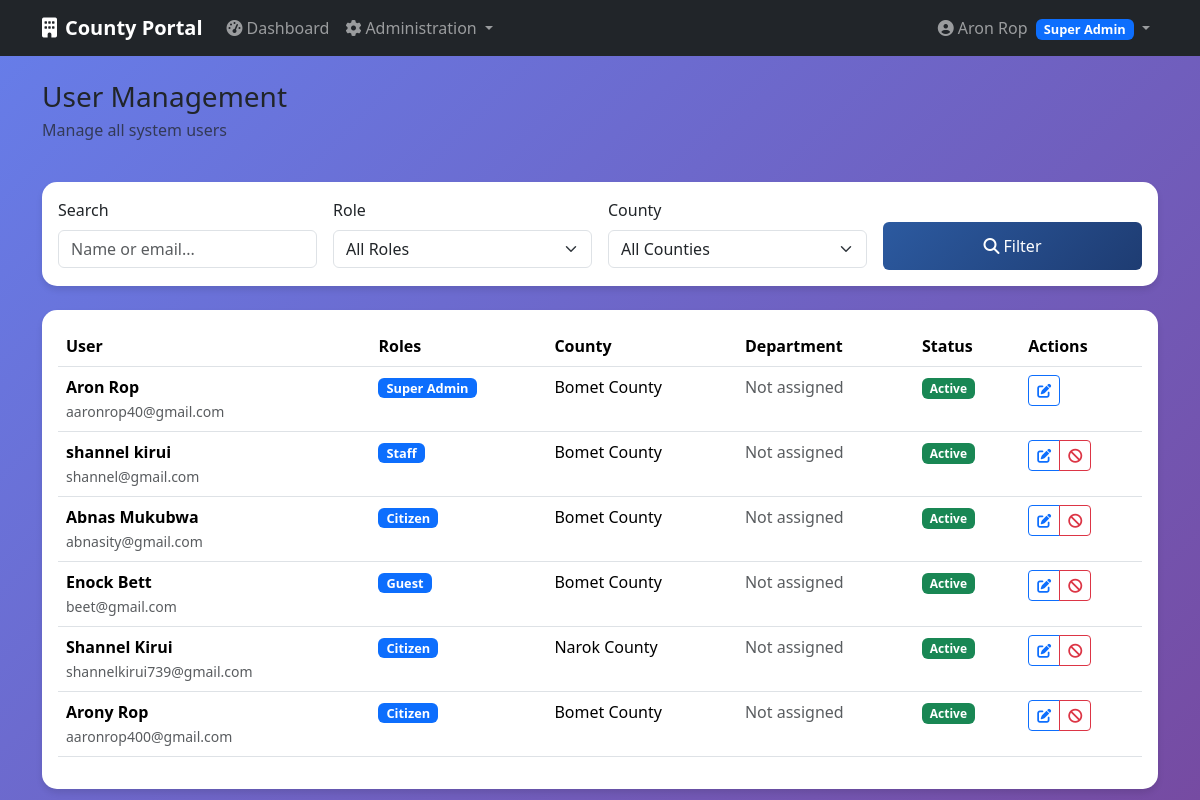
The app's page /auth/users (signed in) with its own data.
### app/models/user.py (models this page shows, shortened)
class User(db.Model, UserMixin):
    __tablename__ = 'users'
    id = db.Column(db.Integer, primary_key=True)
    email = db.Column(db.String(255), unique=True, nullable=False)
    password = db.Column(db.String(128), nullable=False)
    first_name = db.Column(db.String(100))
    last_name = db.Column(db.String(100))
    phone = db.Column(db.String(20))
    active = db.Column(db.Boolean(), default=True)
    confirmed_at = db.Column(db.DateTime())
    created_at = db.Column(db.DateTime(), default=db.func.current_timestamp())
    fs_uniquifier = db.Column(db.String(64), unique=True, nullable=False, default=lambda: str(uuid.uuid4()))
    county_id = db.Column(db.Integer, db.ForeignKey('counties.id'))
    department_id = db.Column(db.Integer, db.ForeignKey('departments.id'))
    last_login_at = db.Column(db.DateTime())
    current_login_at = db.Column(db.DateTime())
    last_login_ip = db.Column(db.String(45))
    current_login_ip = db.Column(db.String(45))
    login_count = db.Column(db.Integer, default=0)
    roles = db.relationship('Role', secondary=roles_users, backref=db.backref('users', lazy='dynamic'))
    def full_name(self):
        if self.first_name and self.last_name:
            return f"{self.first_name} {self.last_name}"
        return self.email.split('@')[0] #Fallback if the user dont provide first_name or last_name or both
    def has_role(self, role_name):
        return any(role.name == role_name for role in self.roles)

class Role(db.Model, RoleMixin):
    __tablename__ = 'roles'
    id = db.Column(db.Integer, primary_key=True)
    name = db.Column(db.String(80), unique=True, nullable=False)
    description = db.Column(db.String(255), nullable=True)

### app/models/county.py (models this page shows, shortened)
class County(db.Model):
        __tablename__ = 'counties'
        id = db.Column(db.Integer, primary_key=True)
        name = db.Column(db.String(100), unique=True, nullable=False)
        code = db.Column(db.String(10), unique=True, nullable=False)
        description = db.Column(db.Text)
        active = db.Column(db.Boolean, default=True)
        created_at = db.Column(db.DateTime, default=datetime.utcnow)
        users = db.relationship('User', backref='county', lazy='dynamic')
        departments = db.relationship('Department', backref='county',lazy='dynamic')

### app/auth/routes.py (the view)
@auth_bp.route('/users')
@login_required
@roles_required(UserRoles.SUPER_ADMIN)
def users():
    page = request.args.get('page', 1, type=int)
    search = request.args.get('search', '', type=str)
    role_filter = request.args.get('role', '', type=str)
    county_filter = request.args.get('county', '', type=str)
    query = User.query
    if search:
        query = query.filter(
            (User.email.contains(search)) |
            (User.first_name.contains(search)) |
            (User.last_name.contains(search))
        )
    if role_filter:
        role = Role.query.filter_by(name=role_filter).first()
        if role:
            query = query.filter(User.roles.contains(role))
    if county_filter:
        query = query.filter_by(county_id=county_filter)
    users = query.paginate(
        page=page, per_page=20, error_out=False
    )
    roles = Role.query.all()
    counties = County.query.filter_by(active=True).all()
    return render_template('auth/users.html',
                            users=users,
                            roles=roles,
                            counties=counties,
                            current_search=search,
                            current_role=role_filter,
                            current_county=county_filter)

### app/templates/auth/users.html (shortened to what this page needs)
{% extends "base.html" %}
    {% block content %}
    <div class="row">
        <div class="col-12">
            <div class="d-flex justify-content-between align-items-center mb-4">
                <div>
                    <h1 class="h3 mb-1">User Management</h1>
                    <p class="text-muted">Manage all system users</p>
                </div>
            </div>
        </div>
    </div>
    <div class="card dashboard-card mb-4">
        <div class="card-body">
            <form method="GET" class="row g-3">
                <div class="col-md-3">
                    <label for="search" class="form-label">Search</label>
                    <input type="text" class="form-control" id="search" name="search"
                           value="{{ current_search }}" placeholder="Name or email...
  ">
                </div>
                <div class="col-md-3">
                    <label for="role" class="form-label">Role</label>
                    <select class="form-select" id="role" name="role">
                        <option value="">All Roles</option>
                    </select>
                </div>
                <div class="col-md-3">
                    <label for="county" class="form-label">County</label>
                    <select class="form-select" id="county" name="county">
                        <option value="">All Counties</option>
                    </select>
                </div>
                <div class="col-md-3">
                    <label>&nbsp;</label>
                    <div class="d-grid">
                        <button type="submit" class="btn btn-primary">
                            <i class="fas fa-search me-1"></i>Filter
                        </button>
                    </div>
                </div>
            </form>
        </div>
    </div>
    <div class="card dashboard-card">
        <div class="card-body">
            <div class="table-responsive">
                <table class="table table-hover">
                    <thead>
                        <tr>
                            <th>User</th>
                            <th>Roles</th>
                            <th>County</th>
                            <th>Department</th>
                            <th>Status</th>
                            <th>Actions</th>
                        </tr>
                    </thead>
                    <tbody>
                        {% for user in users.items %}
                        <tr>
                            <td>
                                <div>
                                    <strong>{{ user.full_name() }}</strong><br>
                                    <small class="text-muted">{{ user.email
  }}</small>
                                </div>
                            </td>
                            <td>
                                {% for role in user.roles %}
                                <span class="badge bg-primary role-badge">{{ role.
  name.replace('_', ' ').title() }}</span>
                                {% endfor %}
                            </td>
                            <td>
                                {% if user.county %}
                                {{ user.county.name }}
                                {% else %}
                                <span class="text-muted">Not assigned</span>
                                {% endif %}
                            </td>
                            <td>
                                {% if user.department %}
                                {{ user.department.name }}
                                {% else %}
                                <span class="text-muted">Not assigned</span>
                                {% endif %}
                            </td>
                            <td>
                                <span class="badge bg-{{ 'success' if user.active else 'danger' }}">
                                    {{ 'Active' if user.active else 'Inactive' }}
                                </span>
                            </td>
                            <td>
                                <div class="btn-group btn-group-sm">
                                    <a href="{{ url_for('auth_bp.edit_user', user_id=user.id) }}"
                                       class="btn btn-outline-primary">
                                        <i class="fas fa-edit"></i>
                                    </a>
                                    {% if user.id != current_user.id %}
                                    <button class="btn btn-outline-{{ 'danger' if user.active else 'success' }}" onclick="toggleUserStatus({{ user.id }})">
                                        <i class="fas fa-{{ 'ban' if user.active else 'check' }}"></i>
                                    </button>
                                    {% endif %}
                                </div>
                            </td>
                        </tr>
                        {% endfor %}
                    </tbody>
                </table>
            </div>
        </div>
    </div>
    {% endblock %}

### app/templates/base.html (shortened to what this page needs)
<!DOCTYPE html>
    <html lang="en">
    <head>
        <link href="https://cdn.jsdelivr.net/npm/bootstrap@5.3.2/dist/css/bootstrap.min.css" rel="stylesheet">
        <link href="https://cdnjs.cloudflare.com/ajax/libs/font-awesome/6.4.0/css/all.min.css" rel="stylesheet">
    </head>
    <body>
        <nav class="navbar navbar-expand-lg navbar-dark bg-dark">
            <div class="container">
                <a class="navbar-brand" href="{{ url_for('main_bp.index') }}">
                    <i class="fas fa-building me-2"></i>County Portal
                </a>
                {% if current_user.is_authenticated %}
                <div class="collapse navbar-collapse" id="navbarNav">
                    <ul class="navbar-nav me-auto">
                        <li class="nav-item">
                            <a class="nav-link" href="{{ url_for('main_bp.dashboard') }}">
                                <i class="fas fa-tachometer-alt me-1"></i>Dashboard
                            </a>
                        </li>
                        {% if current_user.has_role('super_admin') %}
                        <li class="nav-item dropdown">
                            <a class="nav-link dropdown-toggle" href="#" id="adminDropdown" role="button" data-bs-toggle="dropdown">
                                <i class="fas fa-cog me-1"></i>Administration
                            </a>
                        </li>
                        {% endif %}
                    </ul>
                    <ul class="navbar-nav">
                        <li class="nav-item dropdown">
                            <a class="nav-link dropdown-toggle" href="#" id="userDropdown" role="button" data-bs-toggle="dropdown">
                                <i class="fas fa-user-circle me-1"></i>{{ current_user.full_name() }}
                                {% for role in current_user.roles %}
                                <span class="badge bg-primary role-badge ms-1">{{ role.name.replace('_', ' ').title() }}</span>
                                {% endfor %}
                            </a>
                        </li>
                    </ul>
                </div>
                {% else %}
                <div class="d-flex">
                    <a href="{{ url_for('security.login') }}" class="btn btn-outline-light me-2">Login</a>
                    <a href="{{ url_for('security.register') }}" class="btn btn-primary">Register</a>
                </div>
                {% endif %}
            </div>
        </nav>
        <main class="container mt-4">
            {% block content %}{% endblock %}
        </main>
    </body>
    </html>

### app/templates/base.html (style rules this page uses)
:root { --primary-color: #2c5aa0; --secondary-color: #f8f9fa; --success-color: #28a745; --danger-color: #dc3545; --warning-color: #ffc107; }
body { background: linear-gradient(135deg, #667eea 0%, #764ba2 100%); min-height: 100vh; font-family: 'Segoe UI', Tahoma, Geneva, Verdana, sans-serif; }
.navbar-brand { font-weight: bold; }
.dashboard-card { border: none; border-radius: 15px; box-shadow: 0 4px 6px rgba(0, 0, 0, 0.1); transition: transform 0.2s; }
.role-badge { font-size: 0.8em; padding: 0.25rem 0.5rem; }
.btn-primary { background: linear-gradient(135deg, var(--primary-color) 0%, #1e3c72 100%); border: none; padding: 0.75rem 2rem; font-weight: 500; transition: transform 0.2s ease; }

### records on screen
User: full_name "Aron Rop", email "aaronrop40@gmail.com", county.name "Bomet County", active "Active"
Role: name.replace "Super Admin", name "Super Admin"
User: full_name "shannel kirui", email "shannel@gmail.com", county.name "Bomet County", active "Active"
Role: name "Staff"
User: full_name "Abnas Mukubwa", email "abnasity@gmail.com", county.name "Bomet County", active "Active"
Role: name "Citizen"
User: full_name "Enock Bett", email "beet@gmail.com", county.name "Bomet County", active "Active"
Role: name "Guest"
User: full_name "Shannel Kirui", email "shannelkirui739@gmail.com", county.name "Narok County", active "Active"
User: full_name "Arony Rop", email "aaronrop400@gmail.com", county.name "Bomet County", active "Active"
